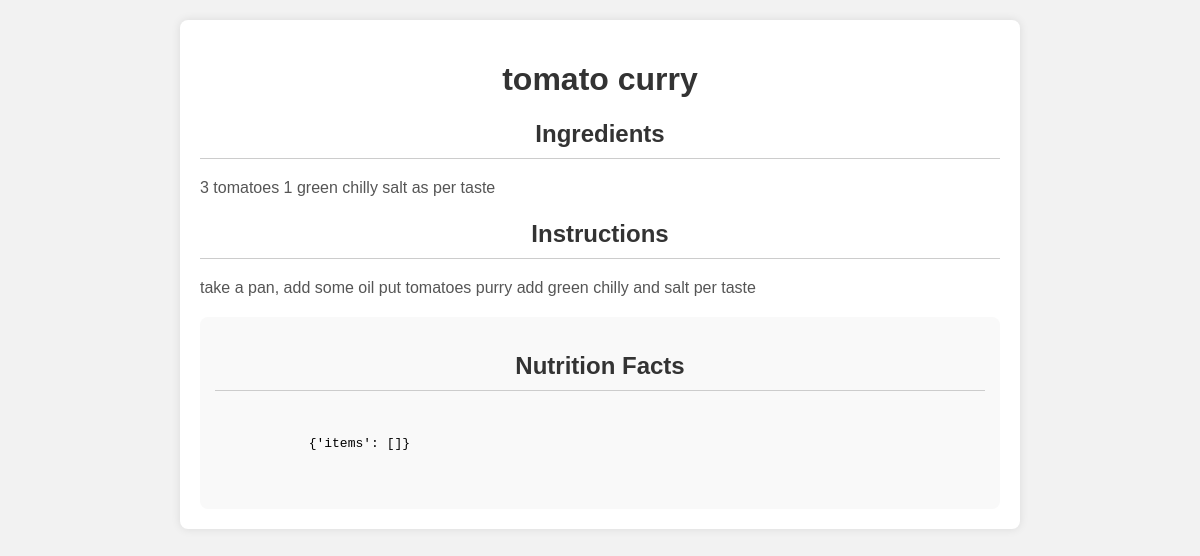
Page /NutritionApi/6/ on the committed database.
### NutritionApi/models.py (models this page shows)
class RecipeNutrition(models.Model):
    title = models.CharField(max_length=100)
    ingredients = models.TextField()
    instructions = models.TextField(null=True, blank=True)
    nutrition_data = models.JSONField(null=True, blank=True)

### NutritionApi/views.py (the view)
# urls.py: path('<int:recipe_id>/', recipe_detail, name='recipe_detail'),
def recipe_detail(request, recipe_id):
    recipe = RecipeNutrition.objects.get(id=recipe_id)
    return render(request, 'NutritionApi/recipe_detail.html', {'recipe': recipe})

### NutritionApi/templates/NutritionApi/recipe_detail.html (shortened to what this page needs)
<!DOCTYPE html>
<html lang="en">
<head>
</head>
<body>
    <div class="container">
        <h1>{{ recipe.title }}</h1>
        <div>
            <h2>Ingredients</h2>
            <p>{{ recipe.ingredients }}</p>
        </div>
        <div>
            <h2>Instructions</h2>
            <p>{{ recipe.instructions }}</p>
        </div>
        <div class="nutrition-facts">
           <h2>Nutrition Facts</h2>
<pre>
    {% if recipe.nutrition_data %}
        {% if recipe.nutrition_data.items %}
            {% for item in recipe.nutrition_data.items %}
                {% if item|length == 2 %}
                    <strong>{{ item.0 }}</strong>: {{ item.1 }}<br>
                {% else %}
                    <strong>{{ item }}</strong><br>
                {% endif %}
            {% endfor %}
        {% else %}
            {{ recipe.nutrition_data }}
        {% endif %}
    {% else %}
        No nutrition data available.
    {% endif %}
</pre>
        </div>
    </div>
</body>
</html>

### NutritionApi/templates/NutritionApi/recipe_detail.html (style rules this page uses)
body { font-family: Arial, sans-serif; background-color: #f2f2f2; margin: 0; padding: 0; }
.container { max-width: 800px; margin: 20px auto; background-color: #fff; padding: 20px; border-radius: 8px; box-shadow: 0 0 10px rgba(0, 0, 0, 0.1); }
h1, h2 { color: #333; text-align: center; }
h2 { border-bottom: 1px solid #ccc; padding-bottom: 10px; margin-bottom: 15px; }
p { color: #555; line-height: 1.6; }
.nutrition-facts { background-color: #f9f9f9; border-radius: 8px; padding: 15px; overflow-x: auto; }

### rows in the picture
RecipeNutrition: title "tomato curry", ingredients "3 tomatoes 1 green chilly salt as per taste", instructions "take a pan, add some oil put tomatoes purry add green chilly and salt per taste", nutrition_data "{'items': []}"
